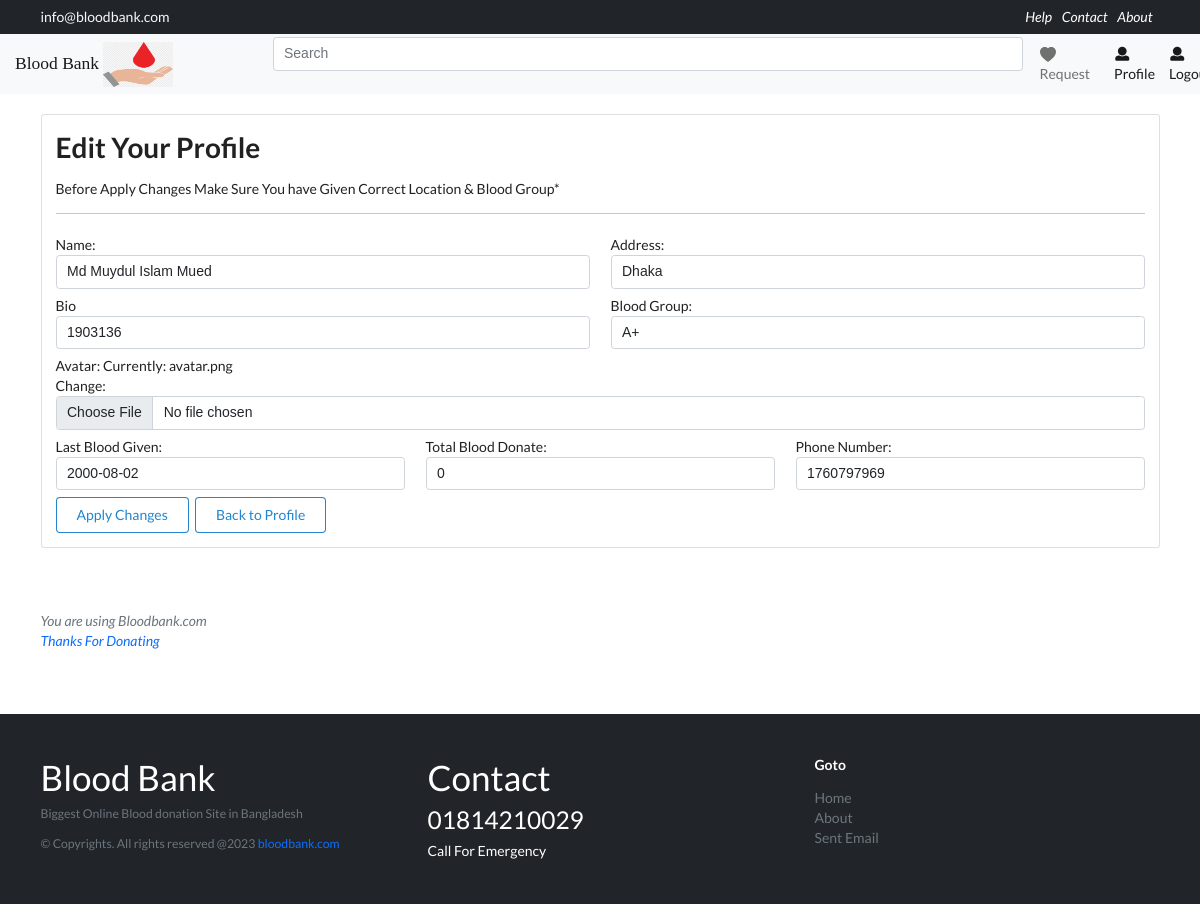
The page /profiles/edit-profile/7/edit/ (signed in) on the database its author committed.
### profiles/models.py (models this page shows, shortened)
class Aprofile(models.Model):
    name = models.CharField(max_length=200, blank=True)
    bio =  models.CharField(max_length=200, blank=True)
    user = models.OneToOneField(User, on_delete=models.CASCADE)
    avatar = models.ImageField(default='avatar.png', upload_to='avatars/')
    address = models.CharField(
        max_length=15, choices=districChoice, default="Dhaka")
    phoneNum = models.BigIntegerField(default=880)
    totalDonate = models.IntegerField(default=0)
    bloodGroup = models.CharField(max_length=3,default="A+", choices=bloodGroup)
    lastGiven = models.DateField(default='2000-08-02')
    updated = models.DateTimeField(auto_now=True)
    created = models.DateTimeField(auto_now_add=True)

### profiles/views.py (the view)
# urls.py: path('edit-profile/<pk>/edit/', editMyProfile, name='edit-profile'),
def editMyProfile(request, pk):
    currentUser = request.user
    profile = Aprofile.objects.get(user=currentUser)
    id = profile.id
    editProfileForm = EditProfileForm(instance=profile)
    if request.method == "POST":
        form = EditProfileForm(
            request.POST, request.FILES, instance=profile)
        if form.is_valid():
            form.save()
            return redirect('my-profile')
    context = {
        "form": editProfileForm,
        'profileID': id,
    }
    if id == int(pk):
        return render(request, "editProfile.html", context)
    else:
        return HttpResponse("You Can't Edit Other's Profile")

### profiles/forms.py
class EditProfileForm(forms.ModelForm):
    class Meta:
        model = Aprofile
        fields = '__all__'
        exclude = ['user']

### profiles/templates/editProfile.html (shortened to what this page needs)
{% extends 'base.html' %} {% block content %}
<div class="container">
  <form
    class="form-group"
    action="{% url 'edit-profile' profileID %}"
    method="POST"
    enctype="multipart/form-data"
  >
    <div class="card">
      <div class="card-body">
        <div class="card-title">
          <h1>Edit Your Profile</h1>
          <p>
            Before Apply Changes Make Sure You have Given Correct Location &
            Blood Group*
          </p>
        </div>
        <hr />
        <div class="row">
          <div class="col-sm-6">
            <div class="mt-2">
              <label for="">Name:</label>
              {{form.name}}
            </div>
            <div class="mt-2">
              <label for="">Bio</label>
              {{form.bio}}
            </div>
          </div>
          <div class="col-sm-6">
            <div class="mt-2">
              <label for="">Address:</label>
              {{form.address}}
            </div>
            <div class="mt-2">
              <label for="">Blood Group:</label>
              {{form.bloodGroup}}
            </div>
          </div>
        </div>
        <div class="mt-2">
          <label for="">Avatar:</label>
          {{form.avatar}}
        </div>
        <div class="row">
          <div class="col-sm-4">
            <div class="mt-2">
              <label for="">Last Blood Given:</label>
              {{form.lastGiven}}
            </div>
          </div>
          <div class="col-sm-4">
            <div class="mt-2">
              <label for="">Total Blood Donate:</label>
              {{form.totalDonate}}
            </div>
          </div>
          <div class="col-sm-4">
            <div class="mt-2">
              <label for="">Phone Number:</label>
              {{form.phoneNum}}
            </div>
          </div>
        </div>
        <button type="submit" class="ui blue basic button mt-2">
          Apply Changes
        </button>
        <a href="{% url 'my-profile' %}">
          <button type="button" class="ui blue basic button mt-2">
            Back to Profile
          </button>
        </a>
      </div>
    </div>
  </form>
</div>
{% endblock content %}

### templates/main/footer.html (style rules this page uses)
a { color: inherit; text-decoration: none; transition: all 0.3s; }
body, html { height: 100%; }

### rows shown on the page
Aprofile: name "Md Muydul Islam Mued", bio "1903136", address "Dhaka", bloodGroup "A+", lastGiven "2000-08-02", totalDonate "0", phoneNum "1760797969"
